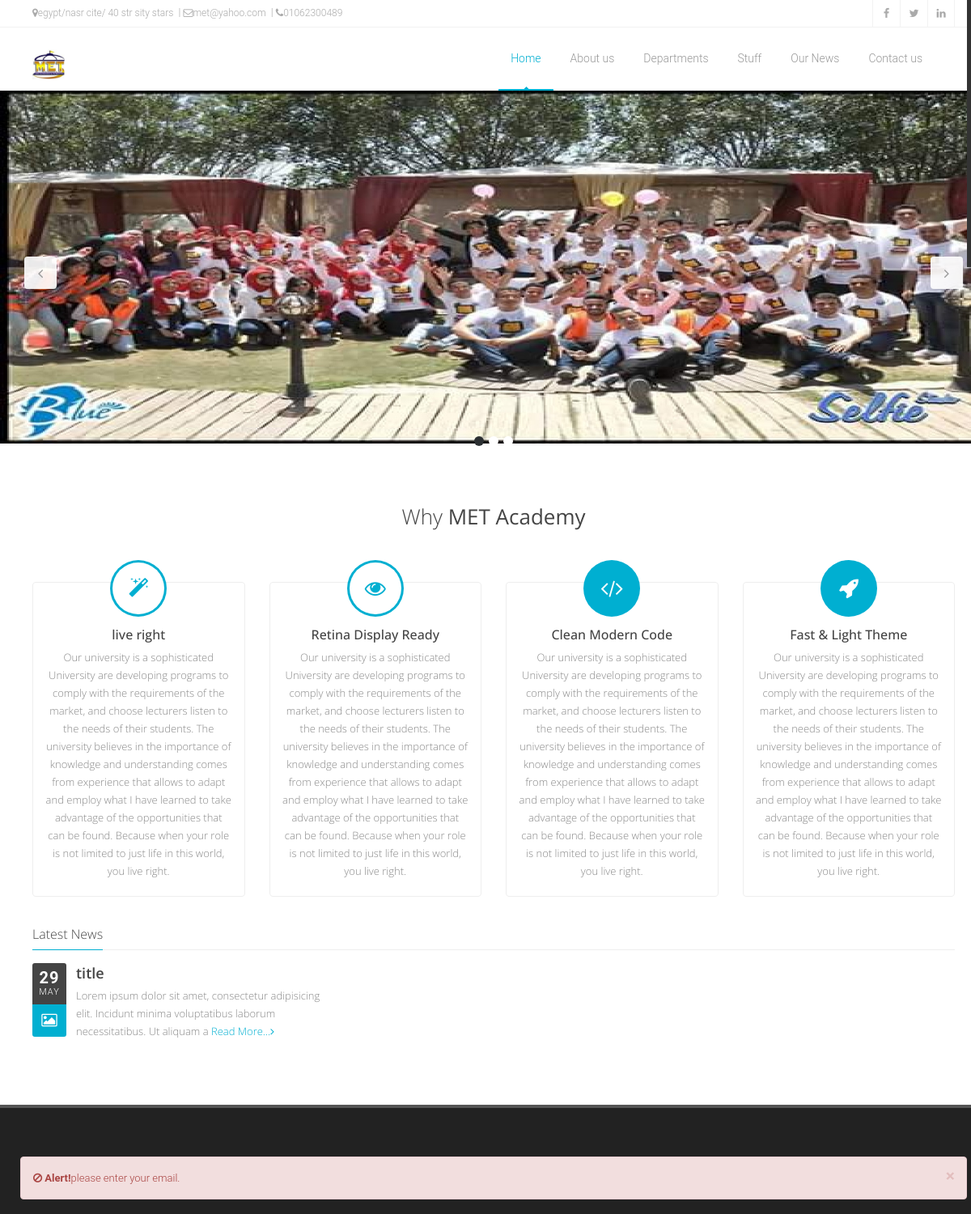
/index.php?msg=em_let (upper part), run on an earlier commit of the app's database.
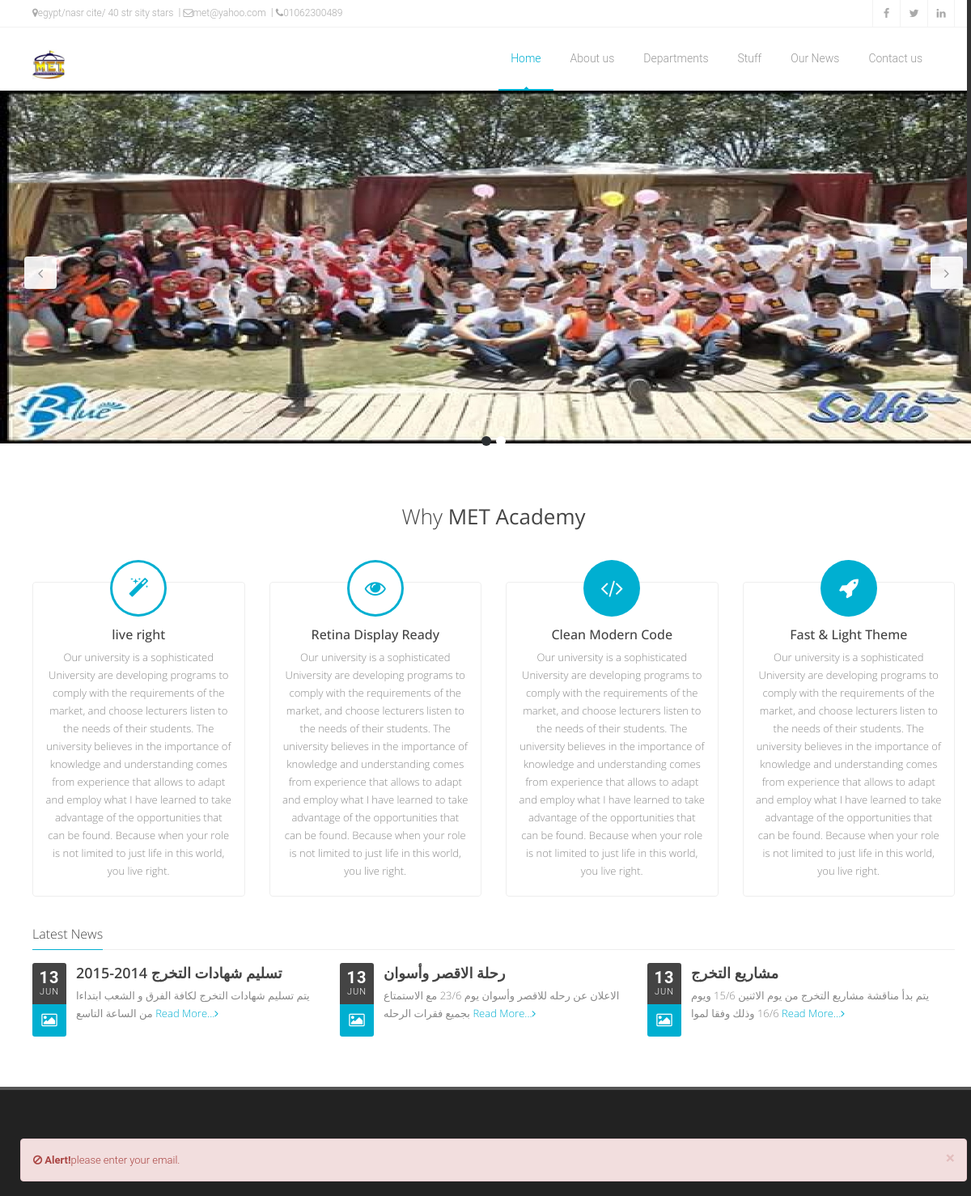
And on a later commit of the database.
### tables this page shows
CREATE TABLE IF NOT EXISTS `site_info` (
  `id` int(11) NOT NULL AUTO_INCREMENT,
  `phone` varchar(15) NOT NULL,
  `mail` varchar(100) NOT NULL,
  `facebook` varchar(100) NOT NULL,
  `twitter` varchar(100) NOT NULL,
  `linkedin` varchar(100) NOT NULL,
  `address` text NOT NULL,
  `map` varchar(150) NOT NULL,
  PRIMARY KEY (`id`)
);

CREATE TABLE IF NOT EXISTS `slider` (
  `id` int(11) NOT NULL AUTO_INCREMENT,
  `image` text NOT NULL,
  PRIMARY KEY (`id`)
);

CREATE TABLE IF NOT EXISTS `news` (
  `id` int(11) NOT NULL AUTO_INCREMENT,
  `title` varchar(500) NOT NULL,
  `content` text NOT NULL,
  `image` text NOT NULL,
  `date` varchar(20) NOT NULL,
  PRIMARY KEY (`id`)
);

### index.php (the view, shortened to what this page needs)
<?php
require 'admin/connection.php';
$active = "home";
include 'header.php';
$slides = $conn->prepare("SELECT * FROM slider");
$slides->execute();
?>
<section id="home">
	<div id="main-slide" class="carousel slide" data-ride="carousel">
		<div class="bp-hs" id="demo-default"  >
			<div class="bp-hs_inner"  >
				<?php
				while ($row = $slides->fetch(PDO::FETCH_OBJ)) {
					if($i = 0) {
						echo '<div class="bp-hs_inner__item" data-transform="scale">
						<img style="width:1220px;height:436px;" src="admin/image/'.$row->image.'" alt="..."/>
						</div>';
						$i++;
					}
					else {
						echo '<div class="bp-hs_inner__item" data-transform="scale">
						<img style="width:1220px;height:436px;" src="admin/image/'.$row->image.'" alt="..."/>
						</div>';
					}
				}
				?>
			</div>
		</div>
	</div>
</section>
<div id="content">
    <div class="container">
        <div class="row">
            <div class="big-title text-center animated fadeInDown delay-01" data-animation="fadeInDown" data-animation-delay="01">
                <h1>Why  <strong>MET Academy</strong></h1>
            </div>
            <div class="col-md-3 col-sm-6 service-box service-center">
               <div class="service-boxed">
                  <div class="service-icon" style="margin-top:-25px;">
                    <i class="fa fa-magic icon-medium-effect icon-effect-2"></i>
                </div>
                <div class="service-content">
                    <h4>live right</h4>
                    <p>Our university is a sophisticated University are developing programs to comply with the requirements of the market, and choose lecturers listen to the needs of their students. The university believes in the importance of knowledge and understanding comes from experience that allows to adapt and employ what I have learned to take advantage of the opportunities that can be found. Because when your role is not limited to just life in this world, you live right.</p>
                </div>
            </div>
        </div>
        <div class="col-md-3 col-sm-6 service-box service-center">
         <div class="service-boxed">
            <div class="service-icon" style="margin-top:-25px;">
              <i class="fa fa-eye icon-medium-effect icon-effect-2"></i>
          </div>
          <div class="service-content">
              <h4>Retina Display Ready</h4>
              <p>Our university is a sophisticated University are developing programs to comply with the requirements of the market, and choose lecturers listen to the needs of their students. The university believes in the importance of knowledge and understanding comes from experience that allows to adapt and employ what I have learned to take advantage of the opportunities that can be found. Because when your role is not limited to just life in this world, you live right.</p>
          </div>
      </div>
  </div>
  <div class="col-md-3 col-sm-6 service-box service-center">
   <div class="service-boxed">
      <div class="service-icon" style="margin-top:-25px;">
        <i class="fa fa-code icon-medium-effect icon-effect-1"></i>
    </div>
    <div class="service-content">
        <h4>Clean Modern Code</h4>
        <p>Our university is a sophisticated University are developing programs to comply with the requirements of the market, and choose lecturers listen to the needs of their students. The university believes in the importance of knowledge and understanding comes from experience that allows to adapt and employ what I have learned to take advantage of the opportunities that can be found. Because when your role is not limited to just life in this world, you live right.</p>
    </div>
</div>
</div>
<div class="col-md-3 col-sm-6 service-box service-center">
   <div class="service-boxed">
      <div class="service-icon" style="margin-top:-25px;">
        <i class="fa fa-rocket icon-medium-effect icon-effect-1"></i>
    </div>
    <div class="service-content">
        <h4>Fast &amp; Light Theme</h4>
        <p>Our university is a sophisticated University are developing programs to comply with the requirements of the market, and choose lecturers listen to the needs of their students. The university believes in the importance of knowledge and understanding comes from experience that allows to adapt and employ what I have learned to take advantage of the opportunities that can be found. Because when your role is not limited to just life in this world, you live right.</p>
    </div>
</div>
</div>
</div>
<div class="latest-posts">
    <h4 class="classic-title"><span>Latest News</span></h4>
    <div class="latest-posts-classic custom-carousel touch-carousel" data-appeared-items="3">
        <?php $sql="SELECT * FROM news";
        $news=$conn->query($sql);
        while ($topic=$news->fetch(PDO::FETCH_OBJ)) {
            $date = $topic->date;
            $date = explode(" ", $date);
            echo ' <div class="post-row item">
            <div class="left-meta-post">
                <div class="post-date"><span class="day">'.$date[1].'</span><span class="month">'.$date[0].'</span></div>
                <div class="post-type"><i class="fa fa-picture-o"></i></div>
            </div>
            <h3 class="post-title"><a href="topic.php?id='.$topic->id.'">'.substr($topic->title , 0,80 ).'</a></h3>
            <div class="post-content">
                <p>'.substr($topic->content , 0 , 125 ).' <a class="read-more" href="topic.php?id='.$topic->id.'">Read More...</a></p>
            </div>
        </div>';
        } ?>
    </div>
</div>
</div>
</div>
<?php
include 'footer.php';
?>
</body>
</html>

### header.php (shortened to what this page needs)
<!doctype html>
<html lang="en">
<head>
    <link rel="stylesheet" href="asset/css/bootstrap.min.css" type="text/css" media="screen">
    <link rel="stylesheet" href="css/font-awesome.min.css" type="text/css" media="screen">
    <link rel="stylesheet" href="http://maxcdn.bootstrapcdn.com/font-awesome/4.3.0/css/font-awesome.min.css">
    <link rel="stylesheet" type="text/css" href="css/style.css" media="screen">
    <link rel="stylesheet" type="text/css" href="css/responsive.css" media="screen">
    <link rel="stylesheet" type="text/css" href="css/animate.css" media="screen">
    <link rel="stylesheet" type="text/css" href="css/colors/blue.css" title="blue" media="screen" />
    <link rel="stylesheet" href="css/bpHS.min.css">
    <link rel="stylesheet" href="css/custom.css">
</head>
<body>
    <div id="container" class="boxed-page">
        <div class="hidden-header"></div>
        <header class="clearfix">
            <div class="top-bar">
                <div class="container">
                    <div class="row">
                        <div class="col-md-7">
                            <?php require 'admin/connection.php';
                            $site_info = $conn->query("SELECT * FROM site_info");
                            $info = $site_info->fetch(PDO::FETCH_OBJ); ?>
                            <ul class="contact-details">
                                <li><a href="#"><i class="fa fa-map-marker"></i><?php echo "$info->address"; ?></a>
                                </li>
                                <li><a href="#"><i class="fa fa-envelope-o"></i><?php echo "$info->mail"; ?></a>
                                </li>
                                <li><a href="#"><i class="fa fa-phone"></i><?php echo "$info->phone"; ?></a>
                                </li>
                            </ul>
                        </div>
                        <div class="col-md-5">
                            <ul class="social-list">
                                <li>
                                    <a class="facebook itl-tooltip" data-placement="bottom" title="Facebook" href="<?php echo "$info->facebook"; ?>"><i class="fa fa-facebook"></i></a>
                                </li>
                                <li>
                                    <a class="twitter itl-tooltip" data-placement="bottom" title="Twitter" href="<?php echo "$info->twitter"; ?>"><i class="fa fa-twitter"></i></a>
                                </li>
                                <li>
                                    <a class="linkdin itl-tooltip" data-placement="bottom" title="Linkedin" href="<?php echo "$info->linkedin"; ?>"><i class="fa fa-linkedin"></i></a>
                                </li>
                            </ul>
                        </div>
                    </div>
                </div>
            </div>
            <div class="navbar navbar-default navbar-top">
                <div class="container">
                    <div class="navbar-header">
                        <a class="navbar-brand" href="index.php">
                            <img alt="" width="40" src="images/logo.png">
                        </a>
                    </div>
                    <div class="navbar-collapse collapse">
                        <ul class="nav navbar-nav navbar-right">
                            <li>
                                <a <?php if($active=="home") { echo 'class="active"';} ?> href="index.php">Home</a>
                            </li>
                            <li>
                                <a  <?php if($active=="about" || $active=="student" || $active=="faq"  ) { echo 'class="active"';} ?>  href="about.php">About us</a>
                         </li>
                         <li>
                            <a  <?php if($active=="department"   ) { echo 'class="active"';} ?>  href="#">Departments</a>
                        </li>
                        <li>
                            <a  <?php if($active=="staff" ) { echo 'class="active"';} ?>  href="#">Stuff</a>
                        </li>
                        <li>
                            <a <?php if($active=="blog" ) { echo 'class="active"';} ?> href="blog.php">Our News</a>
                        </li>
                        <li><a <?php if($active=="contact" ) { echo 'class="active"';} ?> href="contact.php">Contact us</a>
                        </li>
                    </ul>
                </div>
            </div>
        </div>
    </header>

### footer.php (shortened to what this page needs)
<footer>
    <div class="container">
        <div class="row footer-widgets">
            <?php if (isset($_GET['msg'])) {
                switch ($_GET['msg']) {
                    case 'em_let':
                    echo '<div class="alert alert-danger alert-dismissable">
                    <i class="fa fa-ban"></i>
                    <button type="button" class="close" data-dismiss="alert" aria-hidden="true">×</button>
                    <b>Alert!</b>please enter your email.
                    </div>';
                    break;
                }
            } ?>
            </div>
        </div>
    </footer>
</div>

### css/colors/blue.css (style rules this page uses)
a { color: #00afd1; }
.navbar-default .navbar-nav > li:hover > a, .navbar-default .navbar-nav > li > a.active { color: #00afd1; }
.navbar-default .navbar-nav > li > a:after { background-color: #00afd1; }
.navbar-default .navbar-nav > li > a.active, .navbar-default .navbar-nav > li:hover > a { border-color: #00afd1; }
.latest-posts-classic .left-meta-post .post-type i { background-color: #00afd1; }
.latest-posts-classic .read-more { color: #00afd1; }
.icon-effect-1 { box-shadow: 0 0 0 3px #00afd1; -o-box-shadow: 0 0 0 3px #00afd1; -moz-box-shadow: 0 0 0 3px #00afd1; -webkit-box-shadow: 0 0 0 3px #00afd1; }
.icon-effect-1:after { background-color: #00afd1; }
.icon-effect-2 { color: #00afd1; box-shadow: 0 0 0 3px #00afd1; -o-box-shadow: 0 0 0 3px #00afd1; -moz-box-shadow: 0 0 0 3px #00afd1; -webkit-box-shadow: 0 0 0 3px #00afd1; }
.icon-effect-2:after { background-color: #00afd1; }
.classic-title span { border-bottom-color: #00afd1; }

### css/custom.css (style rules this page uses)
body { font-family: 'Roboto', sans-serif; padding-bottom: 60px; }

What changed in the data, as far as the page shows it:
removed news: date "29", date "MAY", title "title", content "Lorem ipsum dolor sit amet, consectetur adipisicing elit. Incidunt minima voluptatibus laborum necessitatibus. Ut aliquam a"
added news: date "13", date "JUN", title "تسليم شهادات التخرج 2014-2015", content "يتم تسليم شهادات التخرج لكافة الفرق و الشعب ابتداءا من الساعة التاسع"
added news: date "13", date "JUN", title "رحلة الاقصر وأسوان", content "الاعلان عن رحله للاقصر وأسوان يوم 23/6 مع الاستمتاع بجميع فقرات الرحله"
added news: date "13", date "JUN", title "مشاريع التخرج", content "يتم بدأ مناقشة مشاريع التخرج من يوم الاثنين 15/6 ويوم 16/6 وذلك وفقا لموا"
